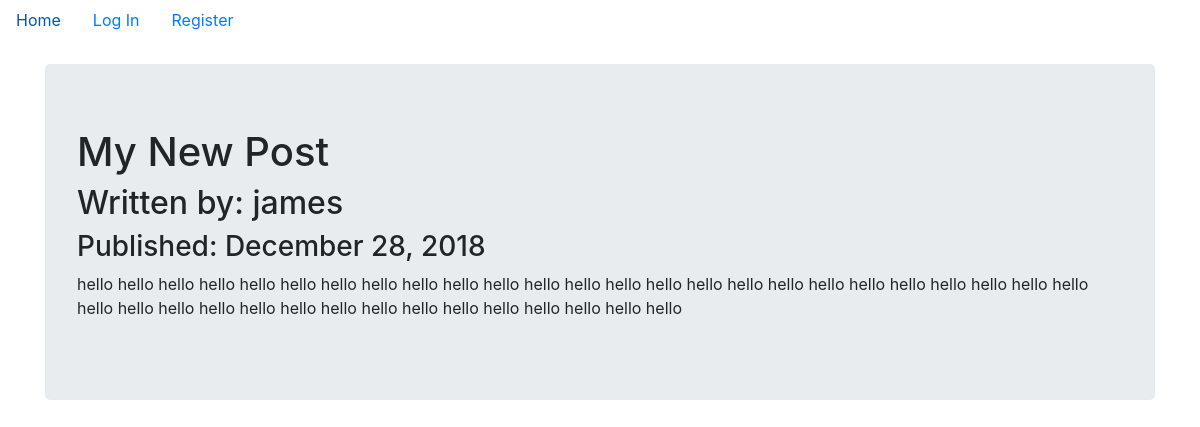
Screenshot of /post/3 with the database file from the repository.
### blogApp/models.py (models this page shows, shortened)
class Post(db.Model):
    users = db.relationship(User)
    id = db.Column(db.Integer, primary_key=True)
    user_id = db.Column(db.Integer, db.ForeignKey('users.id'), nullable=False)
    date = db.Column(db.DateTime, nullable=False, default = datetime.utcnow)
    title = db.Column(db.String(128), nullable=False)
    text = db.Column(db.Text, nullable=False)

class User(db.Model, UserMixin):
    __tablename__ = 'users'
    id = db.Column(db.Integer, primary_key = True)
    email = db.Column(db.String(64), unique=True, index=True)
    username = db.Column(db.String(64), unique=True, index=True)
    position = db.Column(db.String(64), index=True)
    password_hash = db.Column(db.String(128))
    posts = db.relationship('Post', backref='author', lazy=True)

### blogApp/posts/views.py (the view)
@posts.route('/post/<int:post_id>')
def view_post(post_id):
    post = Post.query.get_or_404(post_id)
    return render_template('view_post.html', post=post)

### blogApp/templates/view_post.html (shortened to what this page needs)
{% extends "base.html" %}
{% block content %}
<div class="jumbotron">
    <h1>{{ post.title }}</h1>
    <h2>Written by: {{ post.author.username }}</h2>
    <h3>Published: {{ post.date.strftime('%B %d, %Y') }}</h3>
    <p>{{ post.text }}</p>
</div>
{% endblock content %}

### rows the page displays
Post: title "My New Post", date "December 28, 2018", text "hello hello hello hello hello hello hello hello hello hello hello hello hello hello hello hello hello hello hello hello hello hello hello hello hello hello hello hello hello hello hello hello hello hello hello hello hello hello hello hello"
User: author.username "james"
